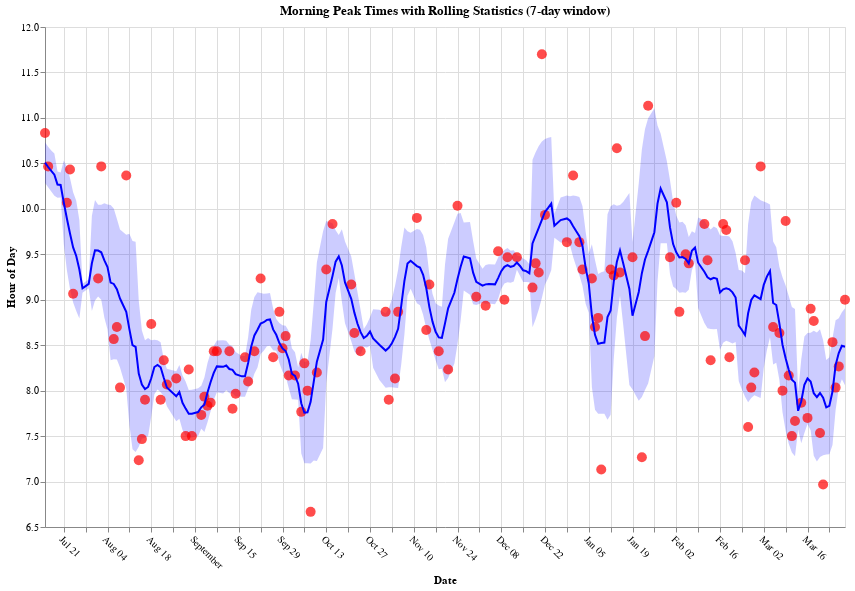

The code cell stored with this chart in its notebook:
### Markdown cell above
# MP stability

### Code cell
import circadian
reload(circadian)

circadian.draw_mp_stability(merge_all_types(exclude_insomniac_nights=True))

### Figure 1 — Vega-Lite specification as saved in the notebook (floating-point values rounded to 4 significant figures; data arrays with more than 128 entries replaced by an {"elided": "..."} marker saying what was removed)
{"config": {"view": {"continuousWidth": 300, "continuousHeight": 300}, "axis": {"grid": true}}, "layer": [{"data": {"name": "data-c382fdf91bc03460f420084d2ff279ca"}, "mark": {"type": "area", "color": "blue", "opacity": 0.2}, "encoding": {"x": {"field": "dayAndNightOf", "type": "temporal"}, "y": {"field": "lower", "type": "quantitative"}, "y2": {"field": "upper"}}}, {"data": {"name": "data-e171584b3d65e11c3f4f1243580b233f"}, "mark": {"type": "point", "color": "red", "filled": true, "size": 100}, "encoding": {"tooltip": [{"field": "dayAndNightOf", "format": "%Y-%m-%d", "title": "Date", "type": "temporal"}, {"field": "MP_Hour", "format": ".2f", "title": "Time", "type": "quantitative"}], "x": {"axis": {"labelAngle": 45}, "field": "dayAndNightOf", "title": "Date", "type": "temporal"}, "y": {"field": "MP_Hour", "scale": {"zero": false}, "title": "Hour of Day", "type": "quantitative"}}}, {"data": {"name": "data-e171584b3d65e11c3f4f1243580b233f"}, "mark": {"type": "line", "color": "blue", "size": 2}, "encoding": {"x": {"axis": {"labelAngle": 45}, "field": "dayAndNightOf", "title": "Date", "type": "temporal"}, "y": {"field": "Rolling_Mean", "type": "quantitative"}}}], "height": 500, "title": "Morning Peak Times with Rolling Statistics (7-day window)", "width": 800, "$schema": "https://vega.github.io/schema/vega-lite/v5.20.1.json", "datasets": {"data-c382fdf91bc03460f420084d2ff279ca": {"elided": "233 records"}, "data-e171584b3d65e11c3f4f1243580b233f": {"elided": "233 records"}}}
